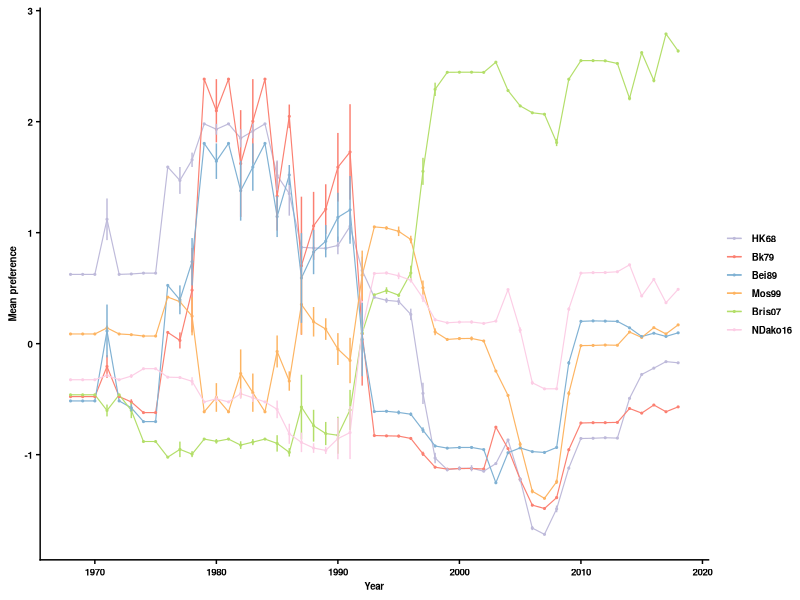

Source code (R):
#R code
library(ggplot2)
library(scales)
library(RColorBrewer)
library(readr)
library(tidyr)
library(reshape)
library(stringr)
library(dplyr)
library(ggrepel)
library(gridExtra)
require(cowplot)

strain_levels <- c('HK68','Bk79','Bei89','Mos99','Bris07','NDako16')
YearPrefTable <- read_tsv('result/Prefs_ByYear.tsv') %>%
                   filter(Background!='Bris07P194') %>%
                   mutate(Background=factor(Background,levels=strain_levels))

palette  <- c(brewer.pal(9,"Set3"))
palette  <- c(palette[3:12])
textsize <- 7
p <-  ggplot(YearPrefTable, aes(x=Year,y=MeanPref,group=Background,color=Background)) + 
        geom_line(size=0.4) + 
        geom_point(size=0.4) +
        geom_errorbar(aes(ymin=MeanPref-StdPref, ymax=MeanPref+StdPref), width=0) +
        scale_color_manual(values=palette) + 
        theme_cowplot(12) +
        theme(plot.title=element_text(size=textsize,face="bold"),
              axis.title=element_text(size=textsize,face="bold"),
              axis.text=element_text(size=textsize,face="bold"),
              legend.title=element_blank(),
              legend.text=element_text(size=textsize,face="bold"),
              legend.position='right') + 
        ylab(bquote(bold(Mean~preference)))
ggsave('graph/PrefsByYear.png',p,height=1.8,width=4.5)
